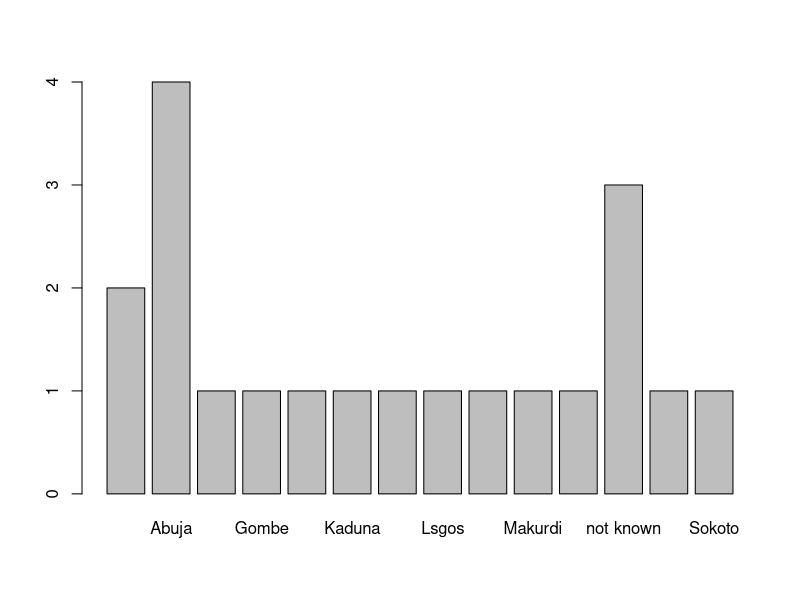

This figure's R source:
## ---- chunk 1
knitr::opts_chunk$set(echo = TRUE)
pkg <- "purrr"
if (!requireNamespace(pkg, quietly = TRUE))
  install.packages(pkg)

sections <- list(
  what = "What is R?",
  get = "Getting R",
  syntax = "R syntax",
  use = "Practical Uses",
  prospect = "Prospects",
  `next` = "What Next?"
)

# adder <- function(add) {
#   sec <- 0L
#   function() {
#     sec <<- sec + add
#     sec
#   }
# }
# add_one <- adder(1)
## ---- chunk 2
print_bullet <- function(x) {
  stopifnot(is.character(x))
  cat("-", x, fill = TRUE)
}

purrr::walk(sections, print_bullet)
## ---- chunk 3
life <- 42
life
## ---- chunk 4
# Create a vector by combining together many numbers
many <- c(life, 54, 65, 76, 87, 98, 102)

# Print out the value of the object
many
## ---- chunk 5
x <- 8
y <- 2

x + y
x - y
x * y   # multiply
x / y   # divide
## ---- chunk 6
x == y
x != y
x > y
x > y
## ---- chunk 7
(x == y) && (x > y)
(x == y) || (x > y)
## ---- chunk 8
mydata <- read.csv("mockdata.csv")

# Print out the data inside R
mydata
## ---- chunk 9
colnames(mydata)
colnames(mydata) <- c("Number", "Key", "Age", "Sex", "Height", "Location")
colnames(mydata)
## ---- chunk 10
ncol(mydata)   # number of columns
mydata["Number"] <- NULL
ncol(mydata)
## ---- chunk 11
nrow(mydata)
abj.only <- subset(mydata, Location == "Abuja")
nrow(abj.only)
## ---- chunk 12
dim(mydata)
str(mydata)
## ---- chunk 13
summary(mydata)
## ---- chunk 14
# Average age
mean(mydata$Age)

# Tallest person
max(mydata$Height)

# Most from location (not numeric, tabulate first to get counts)
tbl <- table(mydata$Location)
max(tbl)
## ---- chunk 15
barplot(tbl)
